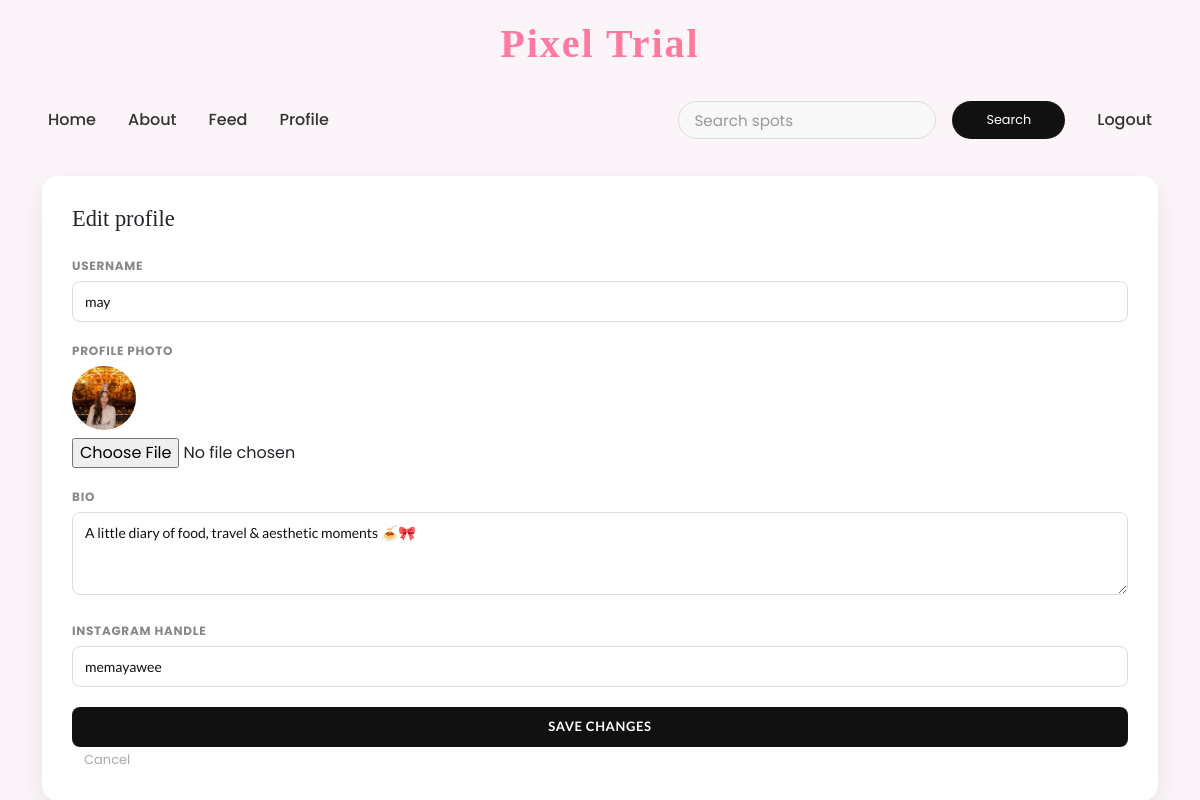
The page /edit-profile (signed in) on the database its author committed.
### tables this page shows
CREATE TABLE users (
    id          INTEGER PRIMARY KEY AUTOINCREMENT,
    username    TEXT UNIQUE NOT NULL,
    email       TEXT UNIQUE,
    password    TEXT NOT NULL,
    role        TEXT DEFAULT 'user',
    is_admin    INTEGER DEFAULT 0
);

CREATE TABLE profiles (
    id            INTEGER PRIMARY KEY AUTOINCREMENT,
    user_id       INTEGER UNIQUE NOT NULL,
    bio           TEXT,
    profile_photo TEXT DEFAULT 'default.jpg',
    instagram     TEXT,
    FOREIGN KEY(user_id) REFERENCES users(id)
);

### app.py (the view, shortened to what this page needs)
@app.route("/edit-profile", methods=["GET", "POST"])
def edit_profile():
    if "user_id" not in session:
        return redirect("/login")
    user_id = session["user_id"]
    db = get_db()
    user = db.execute("""
        SELECT
            users.id,
            users.username,
            profiles.bio,
            profiles.profile_photo,
            profiles.instagram
        FROM users
        LEFT JOIN profiles ON users.id = profiles.user_id
        WHERE users.id = ?
    """, (user_id,)).fetchone()
    db.close()
    return render_template("edit_profile.html", user=user)

### app.py (called while the page is built)
@app.context_processor
def inject_site_name():
    return {"siteName": "Pixel Trial"}

def get_db():
    conn = sqlite3.connect(DB_PATH)
    conn.row_factory = sqlite3.Row
    return conn

@app.before_request
def check_user_session():
    if 'user_id' in session:
        db = get_db()
        user = db.execute(
            'SELECT id, role, is_admin FROM users WHERE id = ?',
            (session['user_id'],)
        ).fetchone()
        db.close()
        if not user:
            session.clear()
        else:
            session['role'] = user['role']
            session['is_admin'] = bool(user['is_admin'])

### templates/edit_profile.html (shortened to what this page needs)
{% extends "base.html" %}
{% block content %}
<div class="ep-wrap">
  <h1 class="ep-title">Edit profile</h1>
  <form action="{{ url_for('edit_profile') }}" method="POST" enctype="multipart/form-data">
    <div class="ep-field">
      <label for="username">Username</label>
      <input type="text" id="username" name="username"
             value="{{ user.username or '' }}" required>
    </div>
    <div class="ep-field">
      <label>Profile photo</label>
      {% if user.profile_photo and user.profile_photo != 'default.jpg' %}
        <img class="ep-current-photo"
             src="{{ url_for('static', filename='images/profiles/' ~ user.profile_photo) }}"
             alt="current photo">
      {% endif %}
      <input type="file" name="profile_photo" accept="image/*">
    </div>
    <div class="ep-field">
      <label for="bio">Bio</label>
      <textarea id="bio" name="bio" rows="3" placeholder="Tell people about yourself...">{{ user.bio or '' }}</textarea>
    </div>
    <div class="ep-field">
      <label for="instagram">Instagram handle</label>
      <input type="text" id="instagram" name="instagram"
             placeholder="username (no @)"
             value="{{ user.instagram or '' }}">
    </div>
    <button type="submit" class="ep-btn">Save changes</button>
    <a href="{{ url_for('profile', user_id=session['user_id']) }}" class="ep-cancel">Cancel</a>
  </form>
</div>
{% endblock %}

### static/styles.css (style rules this page uses)
* { margin: 0; padding: 0; box-sizing: border-box; font-family: 'Poppins', sans-serif; }
body { background: #fbf4f8; margin: 0; padding: 0; }
button { width: 100%; height: 40px; background: #fff; border: none; outline: none; border-radius: 40px; cursor: pointer; font-size: 1em; color: #000; font-weight: 500; }
.ep-wrap { background: white; padding: 30px; border-radius: 16px; box-shadow: 0 10px 25px rgba(0,0,0,0.08); }
.ep-title { font-family: 'Playfair Display', serif; font-size: 1.4rem; font-weight: 400; margin: 0 0 1.5rem; }
.ep-field { margin-bottom: 1.25rem; }
.ep-field label { display: block; font-size: 12px; font-weight: 700; text-transform: uppercase; letter-spacing: 0.06em; color: #888; margin-bottom: 6px; }
.ep-field input[type="text"], .ep-field textarea { width: 100%; padding: 9px 12px; border: 1px solid #ddd; border-radius: 8px; font-family: 'Lato', sans-serif; font-size: 14px; color: #111; box-sizing: border-box; }
.ep-field textarea { resize: vertical; }
.ep-current-photo { width: 64px; height: 64px; border-radius: 50%; object-fit: cover; display: block; margin-bottom: 8px; }
.ep-btn { padding: 10px 28px; background: #111; color: #fff; border: none; border-radius: 8px; font-family: 'Lato', sans-serif; font-size: 13px; font-weight: 700; letter-spacing: 0.05em; text-transform: uppercase; cursor: pointer; }
.ep-cancel { margin-left: 12px; font-size: 13px; color: #aaa; text-decoration: none; }

### rows shown on the page
users: username "may"
profiles: profile_photo (picture), bio "A little diary of food, travel & aesthetic moments 🍝🎀", instagram "memayawee"
